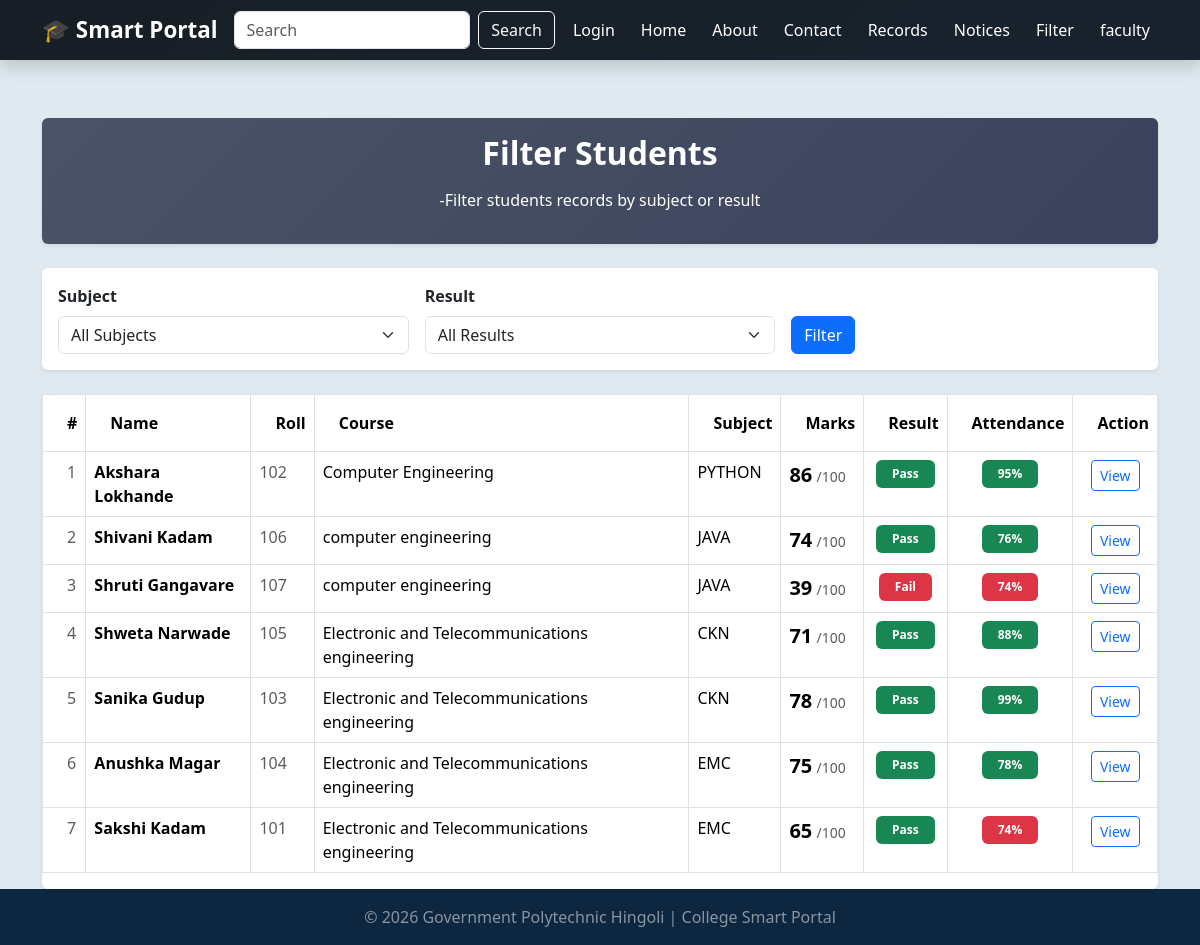
/filter, run on an earlier commit of the app's database.
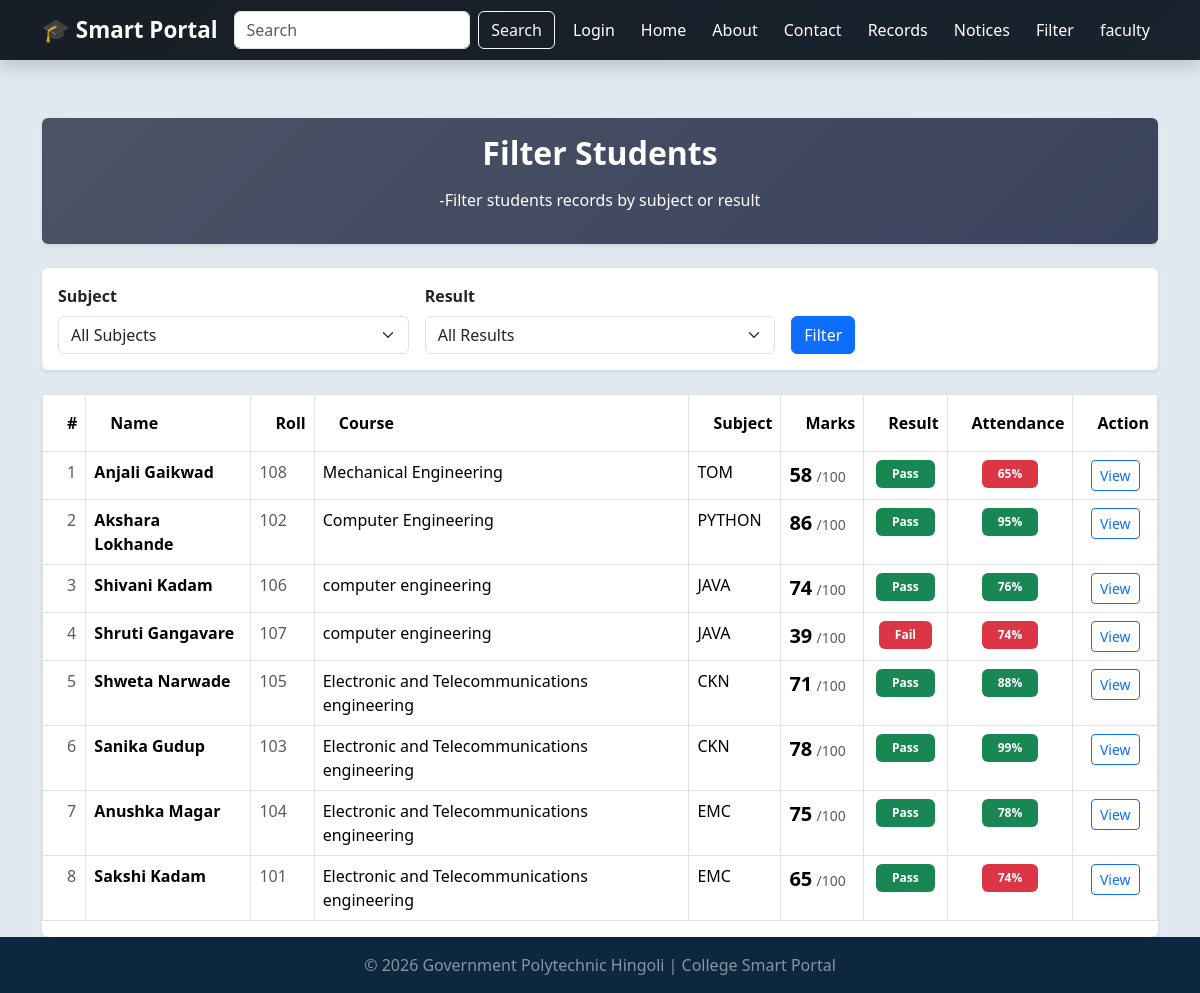
And on a later commit of the database.
### tables this page shows
CREATE TABLE students(
                id INTEGER PRIMARY KEY AUTOINCREMENT,
                 name TEXT NOT NULL,
                 roll INTEGER NOT NULL,
                 course TEXT NOT NULL,
                 subject TEXT NOT NULL,
                 marks INTEGER NOT NULL,
                 attendance INTEGER DEFAULT 0
                 );

### app2.py (the view)
@app.route('/filter')
def filter_students():
    subject = request.args.get('subject','')
    selected_result = request.args.get('result','')
    conn = get_db()
    subjects = conn.execute('''SELECT DISTINCT subject FROM students
                        WHERE subject IS NOT NULL
                        AND subject !=""
                        ORDER BY subject ASC ''').fetchall()
    query = 'SELECT * FROM students WHERE 1=1'
    params = []
    if subject:
        query += ' AND subject = ?'
        params.append(subject)
    if selected_result == 'pass':
        query += ' AND marks >= 40'
    elif selected_result == 'fail':
        query += ' AND marks < 40'
    query += ' ORDER BY id DESC'
    students = conn.execute(query,params).fetchall()
    conn.close()
    return render_template('filter.html',students=students,selected_subject=subject, subjects=subjects,selected_result=selected_result)

### database.py (called while the page is built)
def get_db():
   conn=sqlite3.connect(DB_PATH)
   conn.row_factory= sqlite3.Row
   return conn

### templates/filter.html (shortened to what the changed rows need)
{% extends 'base.html' %}
{% block content %}
<div class="card mb-4 shadow-sm p-3"style="background:linear-gradient(135deg, #4b5366, #3a435c);">
<h2 class="fw-bold mb-3 text-white text-center">Filter Students</h2>
</div>
<div class="card shadow-sm">
    <div class="card-body p-0">
        {% if students|length == 0 %}
        <div class="text-center p-5">
            <h5 class="text-muted">No student records found.</h5>
            <a href="{{ url_for('add_student') }}" class="btn btn-primary mt-2">Add Student</a>
        </div>
        {% else %}
        <div class="table-responsive">
                <table class="table table-bordered table-hover">
                <thead style="background-color: #0b1f39; color:white;">
                    <tr>
                        <th class="py-3 ps-4">#</th>
                        <th class="py-3 ps-4">Name</th>
                        <th class="py-3 ps-4">Roll</th>
                        <th class="py-3 ps-4">Course</th>
                        <th class="py-3 ps-4">Subject</th>
                        <th class="py-3 ps-4">Marks</th>
                        <th class="py-3 ps-4">Result</th>
                        <th class="py-3 ps-4 text-center">Attendance</th>
                        <th class="py-3 ps-4 text-center">Action</th>
                    </tr>
                </thead>
                <tbody id="tableBody">
                    {% for student in students %}
                    <tr data-name="{{ student.name | lower}}">
                        <td class="ps-4 text-muted">{{ loop.index }}</td>
                        <td>
                            <div class="d-flex align-items-center">
                                <span class="fw-bold">{{ student.name }}</span>
                            </div>
                        </td>
                        <td class="text-muted">{{ student.roll }}</td>
                        <td>{{ student.course }}</td>
                        <td>{{ student.subject }}</td>
                        <td>
                            <span class="fw-bold fs-5">{{ student.marks }}</span>
                            <span class="text-muted small">/100</span>
                        </td>
                        <td class="text-center">
                            {% if student.marks >= 40 %}
                                <span class="badge bg-success px-3 py-2">Pass</span>
                            {% else %}
                                <span class="badge bg-danger px-3 py-2">Fail</span>
                            {% endif %}
                        </td>
                        <td class="text-center">
                            {% if student.attendance >= 75 %}
                                <span class="badge bg-success px-3 py-2">
                                    {{ student.attendance }}%
                                </span>
                            {% else %}
                                <span class="badge bg-danger px-3 py-2">
                                    {{ student.attendance }}%
                                </span>
                            {% endif %}
                        </td>
                        <td class="text-center">
                            <a href="{{ url_for('student_detail', id=student.id) }}" class="btn btn-sm btn-outline-primary">View</a>
                        </td>
                    </tr>
                    {% endfor %}
                </tbody>
            </table>
        </div>
        {% endif %}
    </div>
</div>
{% endblock %}

What changed in the data, as far as the page shows it:
added students: name "Anjali Gaikwad", roll "108", course "Mechanical Engineering", subject "TOM", marks "58", shows "Pass", attendance "65"
